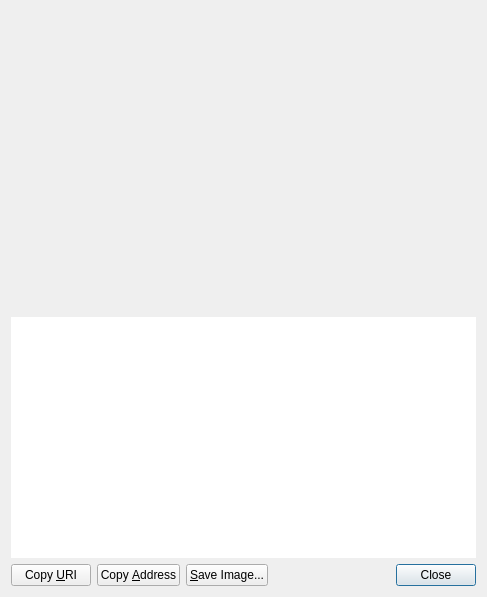
<?xml version="1.0" encoding="UTF-8"?>
<ui version="4.0">
 <class>ReceiveRequestDialog</class>
 <widget class="QDialog" name="ReceiveRequestDialog">
  <property name="geometry">
   <rect>
    <width>487</width>
    <height>597</height>
   </rect>
  </property>
  <property name="minimumSize">
   <size>
    <width>200</width>
    <height>250</height>
   </size>
  </property>
  <layout class="QVBoxLayout" name="verticalLayout_3">
   <item>
    <widget class="QRImageWidget" name="lblQRCode">
     <property name="sizePolicy">
      <sizepolicy hsizetype="Expanding" vsizetype="Fixed">
       <horstretch>0</horstretch>
       <verstretch>0</verstretch>
      </sizepolicy>
     </property>
     <property name="minimumSize">
      <size>
       <width>300</width>
       <height>300</height>
      </size>
     </property>
     <property name="toolTip">
      <string>QR Code</string>
     </property>
     <property name="textFormat">
      <enum>Qt::PlainText</enum>
     </property>
     <property name="alignment">
      <set>Qt::AlignCenter</set>
     </property>
     <property name="wordWrap">
      <bool>true</bool>
     </property>
    </widget>
   </item>
   <item>
    <widget class="QTextEdit" name="outUri">
     <property name="sizePolicy">
      <sizepolicy hsizetype="Expanding" vsizetype="Expanding">
       <horstretch>0</horstretch>
       <verstretch>0</verstretch>
      </sizepolicy>
     </property>
     <property name="minimumSize">
      <size>
       <width>200</width>
       <height>50</height>
      </size>
     </property>
     <property name="frameShape">
      <enum>QFrame::NoFrame</enum>
     </property>
     <property name="frameShadow">
      <enum>QFrame::Plain</enum>
     </property>
     <property name="tabChangesFocus">
      <bool>true</bool>
     </property>
     <property name="textInteractionFlags">
      <set>Qt::TextSelectableByKeyboard|Qt::TextSelectableByMouse</set>
     </property>
    </widget>
   </item>
   <item>
    <layout class="QHBoxLayout" name="horizontalLayout">
     <item>
      <widget class="QPushButton" name="btnCopyURI">
       <property name="minimumSize">
        <size>
         <width>50</width>
         <height>15</height>
        </size>
       </property>
       <property name="text">
        <string>Copy &amp;URI</string>
       </property>
       <property name="autoDefault">
        <bool>false</bool>
       </property>
      </widget>
     </item>
     <item>
      <widget class="QPushButton" name="btnCopyAddress">
       <property name="minimumSize">
        <size>
         <width>50</width>
         <height>15</height>
        </size>
       </property>
       <property name="text">
        <string>Copy &amp;Address</string>
       </property>
       <property name="autoDefault">
        <bool>false</bool>
       </property>
      </widget>
     </item>
     <item>
      <widget class="QPushButton" name="btnSaveAs">
       <property name="minimumSize">
        <size>
         <width>50</width>
         <height>15</height>
        </size>
       </property>
       <property name="text">
        <string>&amp;Save Image...</string>
       </property>
       <property name="autoDefault">
        <bool>false</bool>
       </property>
      </widget>
     </item>
     <item>
      <spacer name="horizontalSpacer_2">
       <property name="orientation">
        <enum>Qt::Horizontal</enum>
       </property>
       <property name="sizeHint" stdset="0">
        <size>
         <width>40</width>
         <height>20</height>
        </size>
       </property>
      </spacer>
     </item>
     <item>
      <widget class="QDialogButtonBox" name="buttonBox">
       <property name="minimumSize">
        <size>
         <width>50</width>
         <height>15</height>
        </size>
       </property>
       <property name="standardButtons">
        <set>QDialogButtonBox::Close</set>
       </property>
      </widget>
     </item>
    </layout>
   </item>
  </layout>
 </widget>
 <customwidgets>
  <customwidget>
   <class>QRImageWidget</class>
   <extends>QLabel</extends>
   <header>receiverequestdialog.h</header>
  </customwidget>
 </customwidgets>
 <resources/>
 <connections>
  <connection>
   <sender>buttonBox</sender>
   <signal>rejected()</signal>
   <receiver>ReceiveRequestDialog</receiver>
   <slot>reject()</slot>
   <hints>
    <hint type="sourcelabel">
     <x>452</x>
     <y>573</y>
    </hint>
    <hint type="destinationlabel">
     <x>243</x>
     <y>298</y>
    </hint>
   </hints>
  </connection>
  <connection>
   <sender>buttonBox</sender>
   <signal>accepted()</signal>
   <receiver>ReceiveRequestDialog</receiver>
   <slot>accept()</slot>
   <hints>
    <hint type="sourcelabel">
     <x>452</x>
     <y>573</y>
    </hint>
    <hint type="destinationlabel">
     <x>243</x>
     <y>298</y>
    </hint>
   </hints>
  </connection>
 </connections>
</ui>
